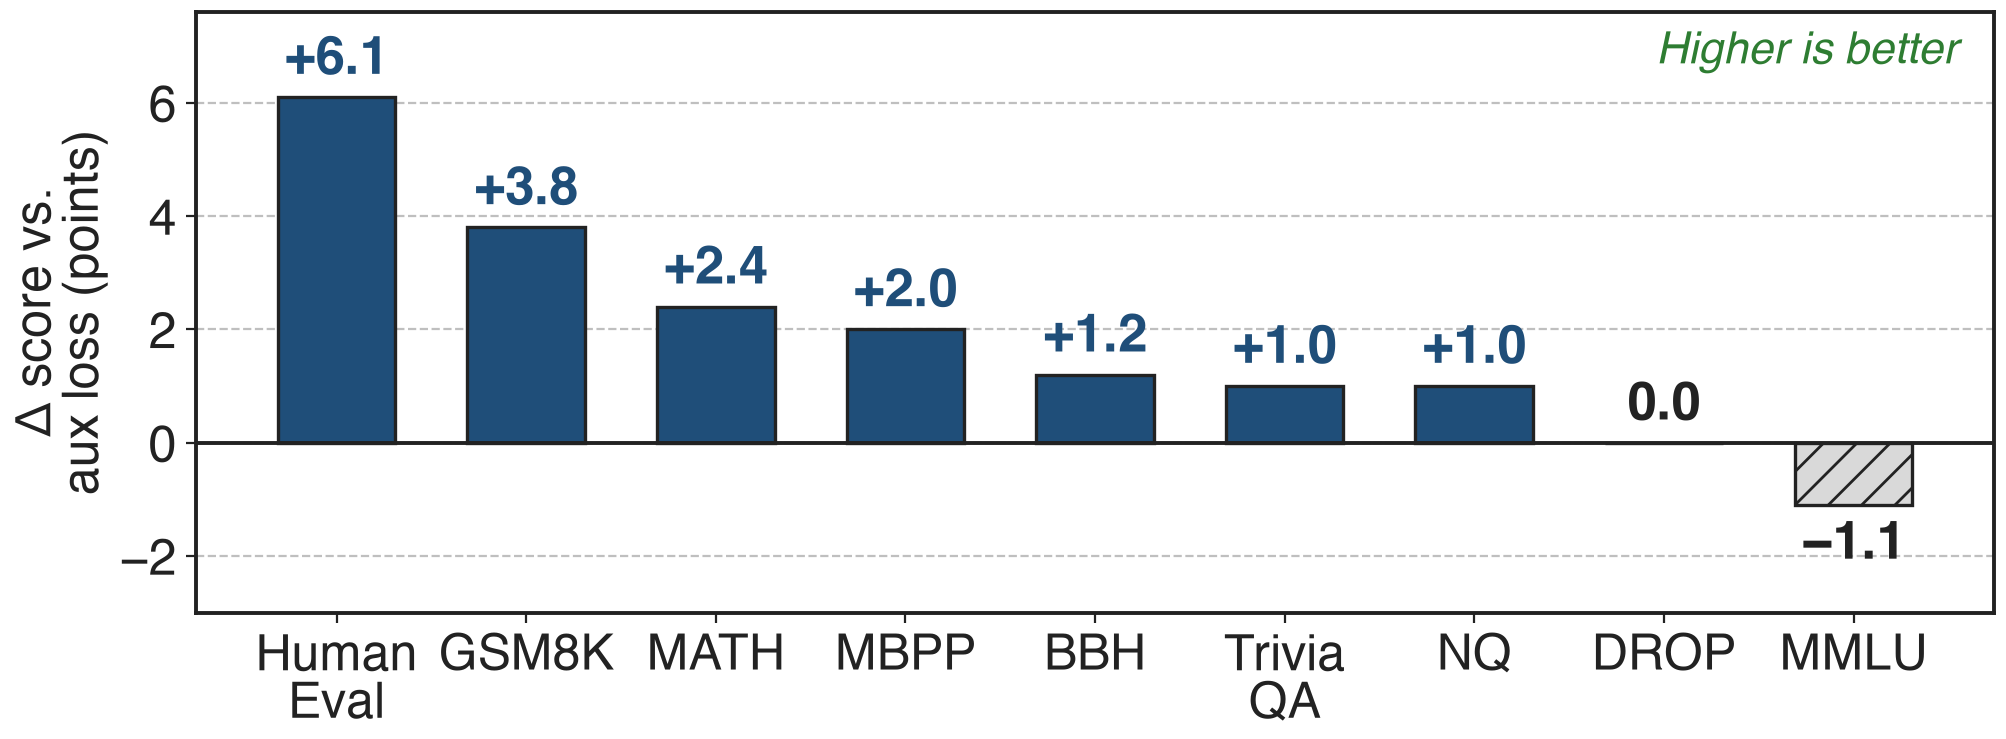

Write Python code to recreate this figure.
"""DeepSeek-V3 ablation (arXiv 2412.19437, Table 5, large MoE: 228.7B total / 20.9B active, 578B tokens):
aux-loss-free minus aux-loss-based score, per benchmark (derived differences of published numbers).
BBH 66.7->67.9, MMLU 68.3->67.2, DROP 67.1->67.1, TriviaQA 66.7->67.7, NQ 27.1->28.1,
HumanEval 40.2->46.3, MBPP 59.2->61.2, GSM8K 70.7->74.5, MATH 37.2->39.6."""
import sys, pathlib
sys.path.insert(0, str(pathlib.Path(__file__).resolve().parents[3] / "scripts"))
import slidechart as sc
import matplotlib.pyplot as plt

base = {"BBH": 66.7, "MMLU": 68.3, "DROP": 67.1, "TriviaQA": 66.7, "NQ": 27.1,
        "HumanEval": 40.2, "MBPP": 59.2, "GSM8K": 70.7, "MATH": 37.2}
free = {"BBH": 67.9, "MMLU": 67.2, "DROP": 67.1, "TriviaQA": 67.7, "NQ": 28.1,
        "HumanEval": 46.3, "MBPP": 61.2, "GSM8K": 74.5, "MATH": 39.6}
delta = {k: round(free[k] - base[k], 1) for k in base}
order = sorted(delta, key=lambda k: -delta[k])

sc.setup()
fig, ax = plt.subplots(figsize=(11.6, 3.9))
xs = range(len(order))
vals = [delta[k] for k in order]
for x, k, v in zip(xs, order, vals):
    if v > 0:
        ax.bar(x, v, 0.62, color=sc.ACCENT, edgecolor=sc.INK, linewidth=1.2)
    else:
        ax.bar(x, v if v else 0.0, 0.62, color=sc.GRAYS[0], edgecolor=sc.INK, linewidth=1.2, hatch="//")
    txt = f"+{v:.1f}" if v > 0 else ("0.0" if v == 0 else f"−{abs(v):.1f}")
    y = v + 0.25 if v >= 0 else v - 0.25
    ax.text(x, y, txt, ha="center", va="bottom" if v >= 0 else "top", fontsize=19, fontweight="bold",
            color=sc.ACCENT if v > 0 else sc.INK)
ax.axhline(0, color=sc.INK, lw=1.4)
ax.set_xticks(list(xs))
ax.set_xticklabels([{'HumanEval': 'Human\nEval', 'TriviaQA': 'Trivia\nQA'}.get(k, k) for k in order])
ax.set_ylim(-3.0, 7.6)
ax.set_ylabel("Δ score vs.\naux loss (points)")
sc.better(ax, "Higher is better", where="upper right")
sc.save(fig, __file__)
print(delta)
